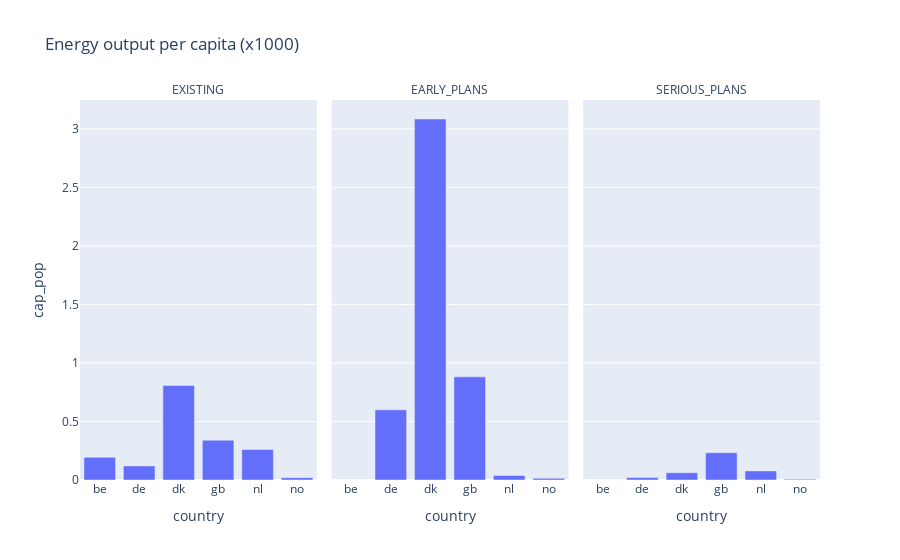

Notebook cell for this chart:
### Code cell
# Plot

fig = px.bar(capacity, 
             x='country', 
             y='cap_pop', 
             facet_col='status_simplified',
             title = 'Energy output per capita (x1000)')
fig.for_each_annotation(lambda a: a.update(text=a.text.split("=")[1]))
fig.show()

### Figure 1 — Plotly figure (JSON) as saved in the notebook; plotly's stock layout.template omitted (floating-point values rounded to 4 significant figures)
{"data": [{"alignmentgroup": "True", "hovertemplate": "status_simplified=EXISTING<br>country=%{x}<br>cap_pop=%{y}<extra></extra>", "legendgroup": "", "marker": {"color": "#636efa", "pattern": {"shape": ""}}, "name": "", "offsetgroup": "", "orientation": "v", "showlegend": false, "textposition": "auto", "type": "bar", "x": ["be", "de", "dk", "gb", "nl", "no"], "xaxis": "x", "y": [0.1933, 0.1201, 0.8083, 0.3399, 0.2601, 0.02018], "yaxis": "y"}, {"alignmentgroup": "True", "hovertemplate": "status_simplified=EARLY_PLANS<br>country=%{x}<br>cap_pop=%{y}<extra></extra>", "legendgroup": "", "marker": {"color": "#636efa", "pattern": {"shape": ""}}, "name": "", "offsetgroup": "", "orientation": "v", "showlegend": false, "textposition": "auto", "type": "bar", "x": ["de", "dk", "gb", "nl", "no"], "xaxis": "x2", "y": [0.5996, 3.084, 0.8812, 0.03889, 0.015], "yaxis": "y2"}, {"alignmentgroup": "True", "hovertemplate": "status_simplified=SERIOUS_PLANS<br>country=%{x}<br>cap_pop=%{y}<extra></extra>", "legendgroup": "", "marker": {"color": "#636efa", "pattern": {"shape": ""}}, "name": "", "offsetgroup": "", "orientation": "v", "showlegend": false, "textposition": "auto", "type": "bar", "x": ["de", "dk", "gb", "nl", "no"], "xaxis": "x3", "y": [0.02201, 0.062, 0.2333, 0.07778, 0.0062], "yaxis": "y3"}], "layout": {"annotations": [{"font": {}, "showarrow": false, "text": "EXISTING", "x": 0.16, "xanchor": "center", "xref": "paper", "y": 1, "yanchor": "bottom", "yref": "paper"}, {"font": {}, "showarrow": false, "text": "EARLY_PLANS", "x": 0.5, "xanchor": "center", "xref": "paper", "y": 1, "yanchor": "bottom", "yref": "paper"}, {"font": {}, "showarrow": false, "text": "SERIOUS_PLANS", "x": 0.84, "xanchor": "center", "xref": "paper", "y": 1, "yanchor": "bottom", "yref": "paper"}], "barmode": "relative", "legend": {"tracegroupgap": 0}, "title": {"text": "Energy output per capita (x1000)"}, "xaxis": {"anchor": "y", "domain": [0, 0.32], "title": {"text": "country"}}, "xaxis2": {"anchor": "y2", "domain": [0.34, 0.66], "matches": "x", "title": {"text": "country"}}, "xaxis3": {"anchor": "y3", "domain": [0.68, 1.0], "matches": "x", "title": {"text": "country"}}, "yaxis": {"anchor": "x", "domain": [0, 1], "title": {"text": "cap_pop"}}, "yaxis2": {"anchor": "x2", "domain": [0, 1], "matches": "y", "showticklabels": false}, "yaxis3": {"anchor": "x3", "domain": [0, 1], "matches": "y", "showticklabels": false}}}
